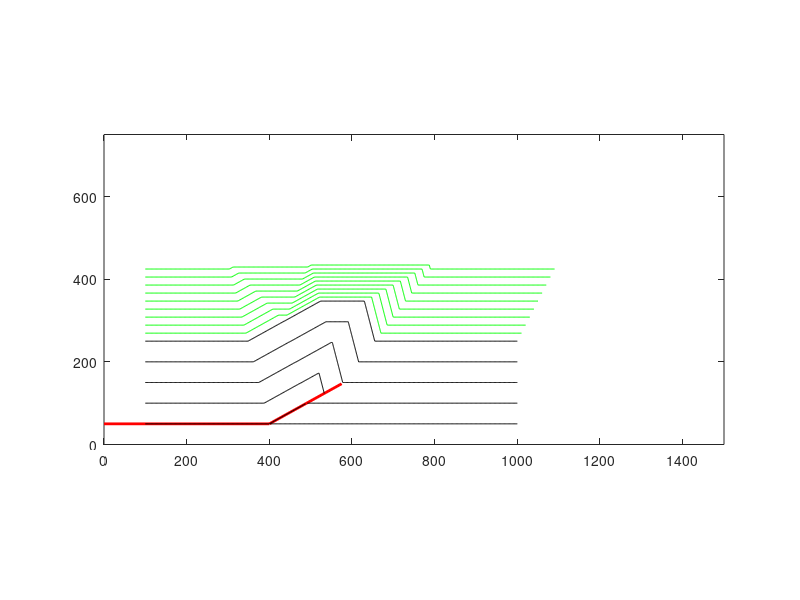

The MATLAB source for this figure:
% Copyright: Nestor Cardozo 2009. All rights reserved

% Program fixedAxisGrowth: Simple step, fixed Axis fault propagation folding
% plus growth strata

% Algorithm from Hardy and Poblet (1995)
% Marine and Petroleum Geology 12, 165-176

% INPUT INITIAL GEOMETRY

prompt = {'Datums'};
def = {'50.0 100.0 150.0 200.0 250'};
title = 'DATUMS';
lineNo=1;
answer=inputdlg(prompt,title,lineNo,def);
yp = str2num(answer{1});
% Base of layers
base = yp(1);
% Top of layers
top = yp(size(yp,2));

prompt = {'Extent of section','Number of points for digitizing beds'};
def = {'1000.0','500'};
title = 'EXTENT OF SECTION';
lineNo=1;
answer=inputdlg(prompt,title,lineNo,def);
extent = str2double(answer{1});
npoint = str2double(answer{2});

% INPUT FAULT GEOMETRY, SLIP, AND SUBSIDENCE RATE

prompt = {'x coordinate of the lowest footwall cutoff','Ramp Angle'};
def = {'400.0','29.0'};
title = 'RAMP ANGLE';
lineNo=1;
answer=inputdlg(prompt,title,lineNo,def);
xramp = str2double(answer{1});
ramp = str2double(answer{2})*(pi/180);

prompt = {'Slip','Slip increment'};
def = {'100.0','0.5'};
title = 'SLIP';
lineNo=1;
answer=inputdlg(prompt,title,lineNo,def);
slip = str2double(answer{1});
sinc = str2double(answer{2});
ninc=round(slip/sinc);

prompt = {'Regional subsidence/crestal uplift'};
def = {'2.0'};
title = 'Regional subsidence vs crestal uplift';
lineNo=1;
answer=inputdlg(prompt,title,lineNo,def);
subUpl = str2double(answer{1});
% Make ten growth strata
nincG=round(ninc/10);
% Initialize count of growth strata to 1
countG = 1;

% SOLVE MAIN PARAMETERS

% See Figure 1 B of Hardy and Poblet (1995)
% Eq. 7 of Hardy and Poblet (1995)
gam1=(pi-ramp)/2.;
% Eq. 5 of Hardy and Poblet (1995). Assume no excess shear Sp = 0
gamestar = acot((-1.*(2.*cos(ramp)-3.)/sin(ramp))/2.);
% Eq. 6 of Hardy and Poblet (1995)
gamistar=gam1-gamestar;
% Eq. 4 of Hardy and Poblet (1995)
game=acot(cot(gamestar)-2.*cot(gam1));
% Eq. 3 of Hardy and Poblet (1995)
gami = asin((sin(gamistar)*sin(game))/sin(gamestar));
% Eq. 8 of Hardy and Poblet (1995)
% Ratio of backlimb length to total slip
a1=cot(gamestar)-cot(gam1);
a2=1./sin(ramp)-(sin(gami)/sin(game))/sin(game+gami-ramp);
a3=sin(gam1+ramp)/sin(gam1);
lbrat=a1/a2 + a3;
% Change in slip across boundary between backlimb and forelimb regions
% Eq. 23 of Hardy and Poblet (1995) is wrong. Use instead
% Eq. 7 of Hardy and Poblet (2005): Basin Research 17, 417-424.
R=sin(gam1+ramp)/sin(gam1+game);
% Incremental Crestal uplift
% Eq. 15 of Hardy and Poblet (2005)
inccrupl = (sin(gam1)/sin(gam1+game))*sin(game);

% MAKE BED GEOMETRY

xp=0.0:extent/npoint:extent;
[XP,YP]=meshgrid(xp,yp);

% PREPARE PLOTTING
% Identify hangingwall region

hwid = zeros(ninc,size(yp,2));
for i=1:ninc
    uplift = lbrat*i*sinc*sin(ramp);
    for j=1:size(yp,2)
        if yp(j)-base<=uplift
            hwid(i,j)=0;
            for k=1:size(xp,2)
                if xp(k) <= xramp + (yp(j)-base)/tan(ramp)
                    hwid(i,j)=hwid(i,j)+1;
                end
            end
        else
            hwid(i,j)=size(xp,2);
        end
    end
end

% DEFORM BEDS
% Apply velocity field
% Eqs. 17-22 of Hardy and Poblet (1995)

for i=1:ninc
    % Compute uplift
    lb = lbrat*i*sinc;
    uplift = lb*sin(ramp);
    lbh = lb*cos(ramp);
    % Compute point at fault tip
    xt = xramp + lbh;
    yt = base + uplift;
    % For each bed
    for j=1:size(XP,1)
        if j<=size(yp,2)
            points=hwid(i,j);
        else
            points=size(XP,2);
        end
        % For every hanging wall point
        for k=1:points
            if XP(j,k) < xramp - (YP(j,k)-base)/tan(gam1)
                %Region 1, Eqs. 17 and 18 of Hardy and Poblet (1995)
                XP(j,k) = XP(j,k) + sinc;
            else
                if XP(j,k) < xt - (YP(j,k)-yt)/tan(gam1)
                     %Region 2, Eqs. 19 and 20 of Hardy and Poblet (1995)
                     XP(j,k) = XP(j,k) + sinc*cos(ramp);
                     YP(j,k) = YP(j,k) + sinc*sin(ramp);
                else
                    if XP(j,k) < xt + (YP(j,k)-yt)/tan(game)
                        %Region 3, Eqs. 21 and 22 of Hardy and Poblet(1995)
                        XP(j,k) = XP(j,k) + sinc*R*cos(game);
                        YP(j,k) = YP(j,k) + sinc*R*sin(game);
                    end
                end
            end
        end
    end
    % PLOT INCREMENT
    % Fault
    xf=[0 xramp xramp+lbh];
    yf=[base base uplift+base];
    plot(xf,yf,'r-','LineWidth',2);
    hold on;
    % Pregrowth beds
    for j=1:size(yp,2)
        if yp(j)-base <= uplift
            % Beds cut by the fault
            plot(XP(j,1:1:hwid(i,j)),YP(j,1:1:hwid(i,j)),'k-');
            plot(XP(j,hwid(i,j)+1:1:size(xp,2)),YP(j,hwid(i,j)+1:1:size(xp,2)),'k-');
        else
            % Beds not cut by the fault
            plot(XP(j,:),YP(j,:),'k-');
        end
    end
    % Growth beds
    for j=size(yp,2)+1:size(XP,1)
        plot(XP(j,:),YP(j,:),'g-');
    end
    
    axis equal;
    axis([0 1.5*extent 0 3.*max(yp)]);
    hold off;
    frame(i) = getframe;
    
    % ADD GROWTH STRATA
    % CAREFUL: INTERSECTIONS PREGROWTH-GROWTH STRATA ARE NOT
    % CALCULATED. GROWTH STRATA WILL NOT LOOK RIGHT FOR
    % SUBSIDENCE RATE LOWER THAN UPLIFT RATE
    if (i == countG*nincG)
        % Make growth strata
        % Update top
        top = top + nincG*sinc*inccrupl*subUpl;
        % Make bed geometry
        xp=i*sinc:extent/npoint:extent+i*sinc;
        [GXP,GYP]=meshgrid(xp,top);
        % Add to beds
        XP = [XP; GXP];
        YP = [YP; GYP];
        % update count of growth strata
        countG = countG + 1;
    end
end